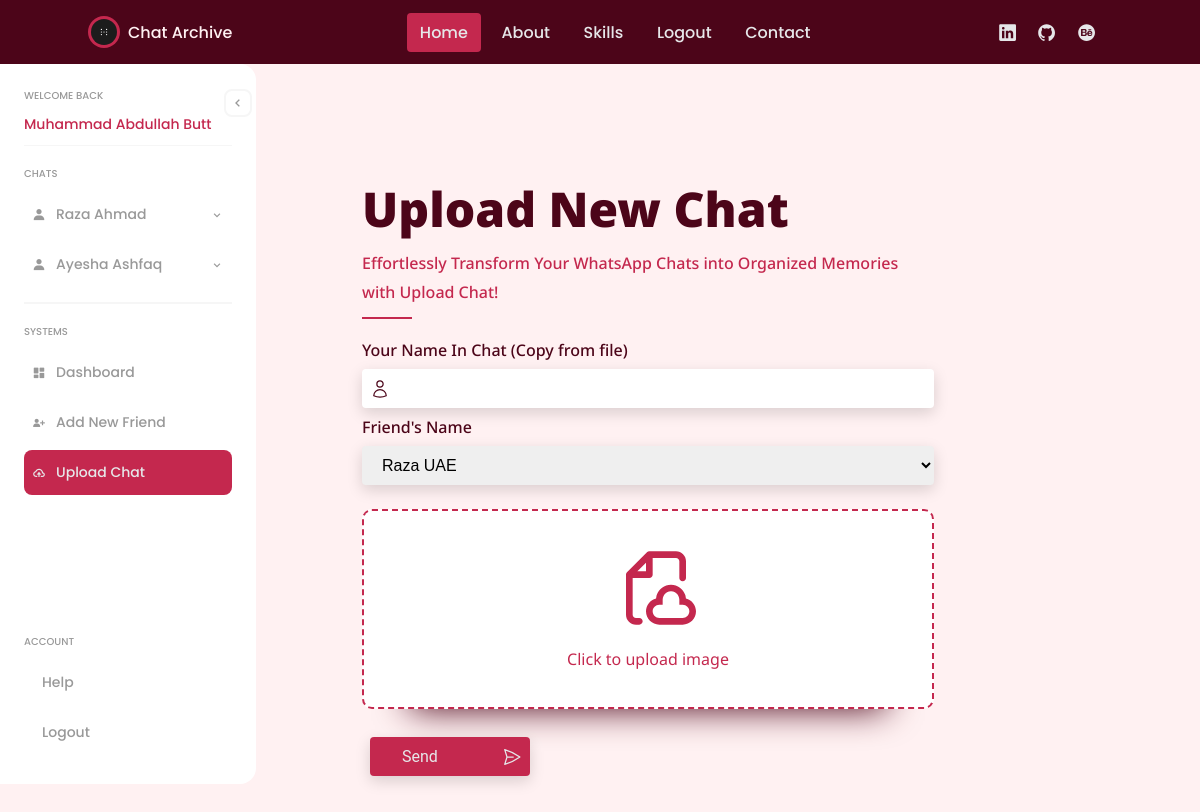
Before: /upload_chat/ (signed in) with the older database file.
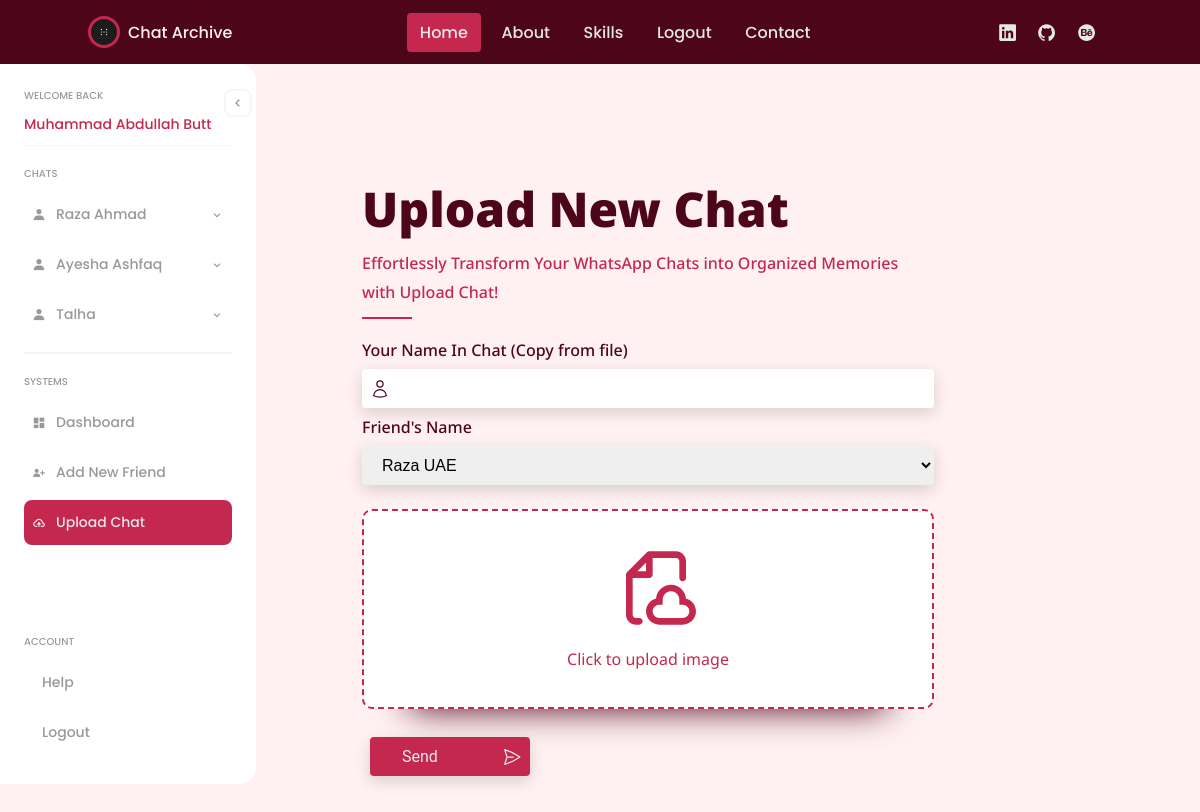
After: the same page with the newer database file.
### archivehandler/models.py (models this page shows, shortened)
class Friend(models.Model):
    name = models.CharField(max_length=200)
    display_name = models.CharField(max_length=200)
    user = models.ForeignKey(User, on_delete=models.CASCADE, related_name='friends')
    slug = models.SlugField(unique=True, max_length=255)
    class Meta:
        unique_together = ('user', 'slug')

### archivehandler/views.py (the view, shortened to what this page needs)
# urls.py: path('upload_chat/', views.upload_chat, name='upload_chat'),
@login_required
def upload_chat(request):
    context = {}
    friends_chats = get_friends_chats(request)
    context["friends"] = Friend.objects.filter(user=request.user)
    context['friends_chats'] = friends_chats
    return render(request, 'upload_chat.html', context)

### archivehandler/views.py (called while the page is built)
def get_friends_chats(request):
    friends = Friend.objects.filter(user=request.user)
    friends_chats = {}
    for friend in friends:
        chats = Chat.objects.filter(friend=friend)
        friends_chats[friend] = chats
    return friends_chats

### templates/upload_chat.html (shortened to what this page needs)
{% extends "framer.html" %}
{% load static %}
{% block framer_content %}
<div class="contact-container addfriend-container">
    <h2>Upload New Chat</h2>
    <p class="sub-heading">
        Effortlessly Transform Your WhatsApp Chats into Organized Memories with Upload Chat!
    </p>
    <form method="POST" class="animated bounceIn" enctype="multipart/form-data">
        <div class="top-section addfriend-top-section">
            <div class="group">
                <label for="fullname">Your Name In Chat (Copy from file)</label>
                <div class="input-container">
                    <input type="text"  id="fullname" name="name" required>
                </div>
            </div>
            <div class="group">
                <label for="fullname">Friend's Name</label>
                <div class="input-container">
                    <select name="friend_slug">
                        {% for friend in friends %}
                            <option value="{{friend.slug}}">{{friend.display_name}}</option>
                        {% endfor %}
                    </select>
                </div>
            </div>
            <label for="file" class="custum-file-upload">
                <div class="icon">
                </div>
                <div class="text">
                   <span id="file_name">Click to upload image</span>
                </div>
            </label>
        </div>
        <div class="button-container">
            <svg xmlns="http://www.w3.org/2000/svg" fill="none" viewBox="0 0 24 24" stroke-width="1.5" stroke="currentColor" class="w-6 h-6">
                <path stroke-linecap="round" stroke-linejoin="round" d="M6 12L3.269 3.126A59.768 59.768 0 0121.485 12 59.77 59.77 0 013.27 20.876L5.999 12zm0 0h7.5" />
            </svg>
            <input type="submit" value="Send">
        </div>
    </form>
</div>
{% endblock framer_content %}

### templates/sidebar.html (shortened to what this page needs)
{% load static %}
<div class="sidebar">
    <div class="menu-btn">
        <i class='bx bx-chevron-left'></i>
    </div>
    <div class="head">
        <div class="user-details">
            <p class="title">Welcome Back</p>
            <p class="name">{{user.first_name}}</p>
        </div>
    </div>
    <div class="nav">
        <div class="menu">
            <p class="title">Chats</p>
            <ul>
                {% for friend, chats in friends_chats.items %}
                <li>
                    <a href="#">
                    <i class='bx bxs-user'></i>
                    <span class="text">{{ friend.name }}</span>
                    <i class='bx bx-chevron-down arrow'></i>
                    </a>
                </li>
                {% endfor %}
            </ul>
        </div>
        <div class="menu">
            <p class="title">Systems</p>
            <ul>
                <li class="{% if request.path == '/dashboard/' %}active{% endif %}">
                    <a href="{% url "dashboard" %}">
                    <i class='bx bxs-dashboard' ></i>
                    <span class="text">Dashboard</span>
                    </a>
                </li>
                <li class="{% if request.path == '/add_friend/' %}active{% endif %}">
                    <a href="{% url "add_friend" %}">
                        <i class='bx bxs-user-plus'></i>
                        <span class="text">Add New Friend</span>
                    </a>
                </li>
                <li class="{% if request.path == '/upload_chat/' %}active{% endif %}">
                    <a href="{% url "upload_chat" %}">
                        <i class='bx bx-cloud-upload'></i>
                        <span class="text">Upload Chat</span>
                    </a>
                </li>
            </ul>
        </div>
    </div>
    <div class="menu">
      <p class="title">Account</p>
      <ul>
        <li>
          <a href="#">
            <span class="text">Help</span>
          </a>
        </li>
        <li>
          <a href="#">
            <span class="text">Logout</span>
          </a>
        </li>
      </ul>
    </div>
</div>

Changed rows visible on the page:
added Friend: name "Talha"
